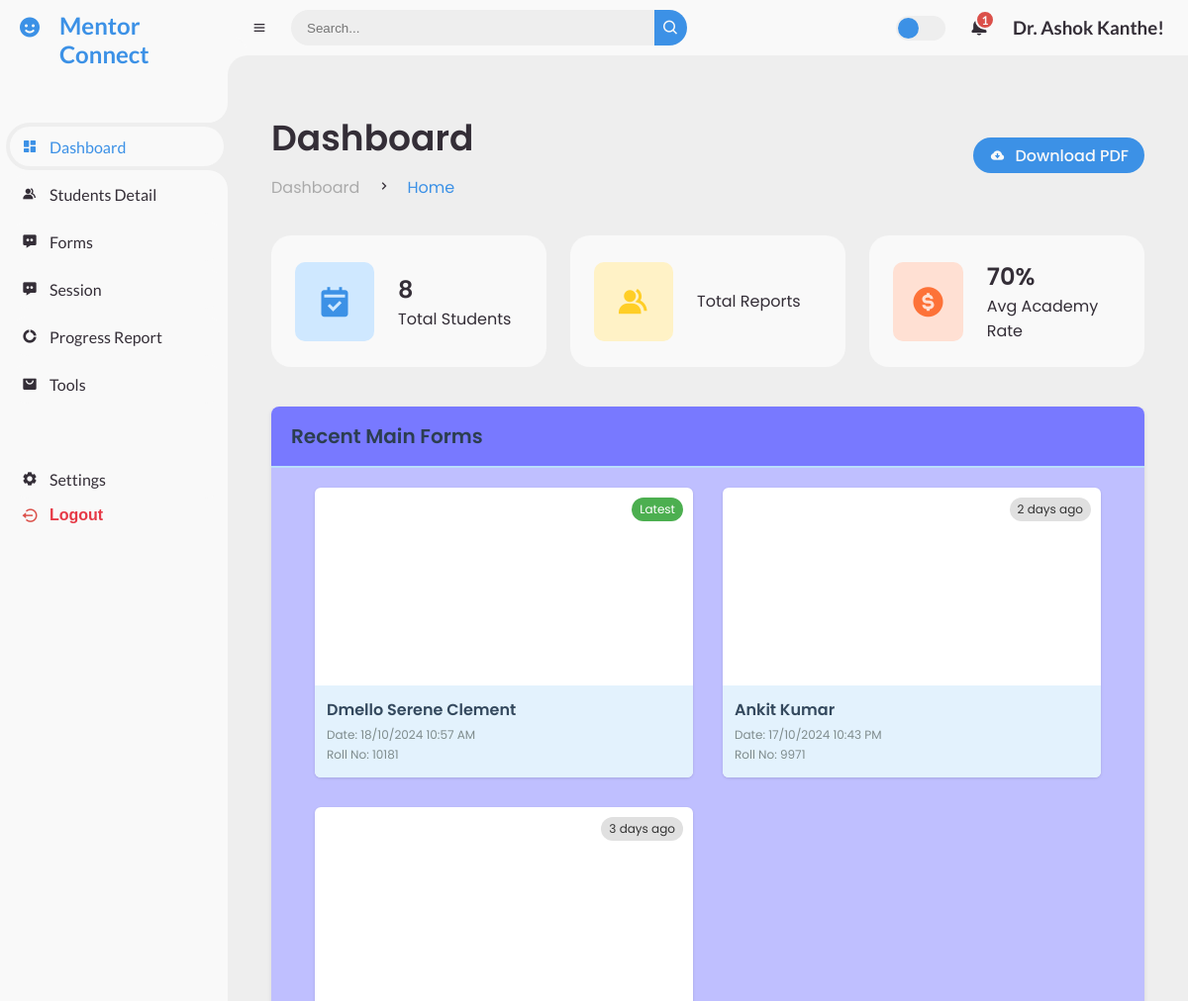
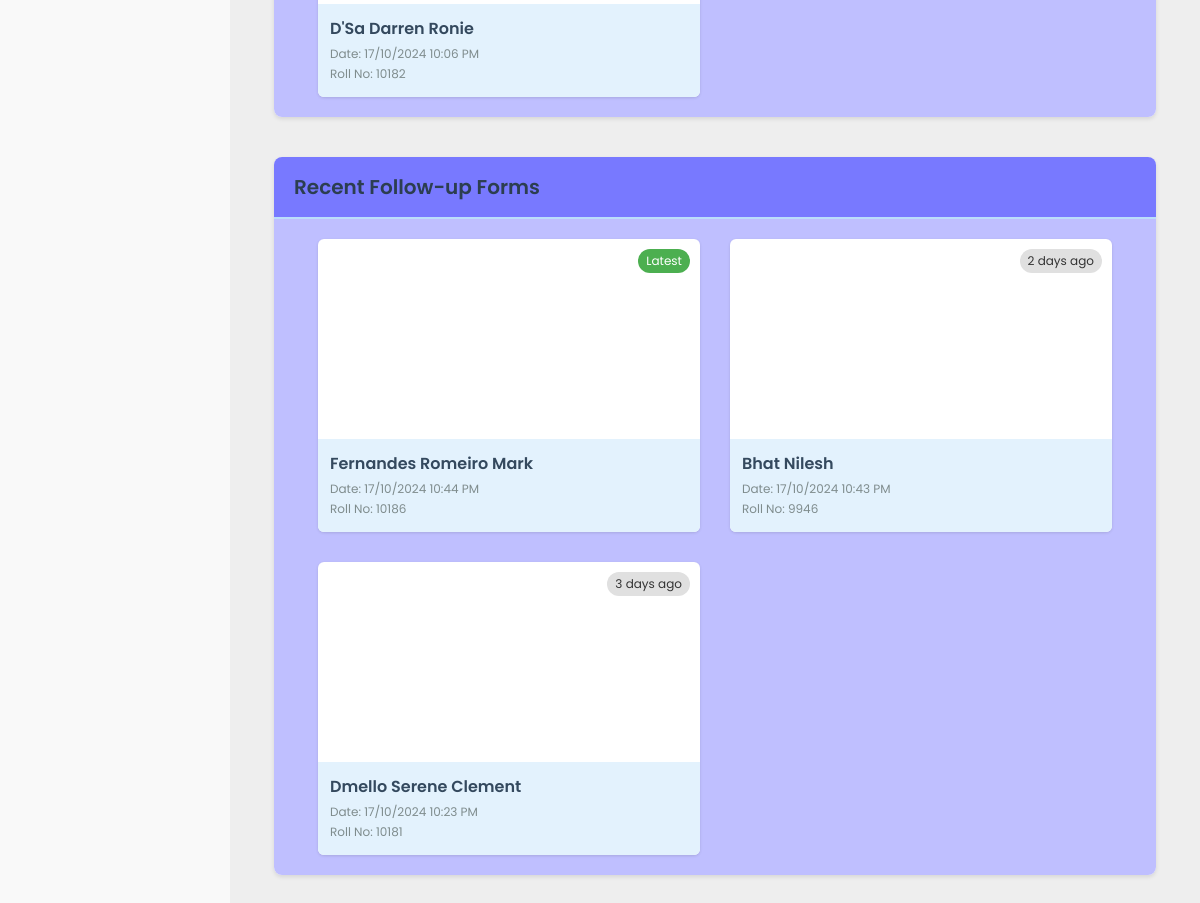
/dashboard/ (signed in), run on the app's committed database (2 pictures, top to bottom).
### mentor/models.py (models this page shows, shortened)
class StudentForm(models.Model):
    student = models.ForeignKey('MentorshipData', on_delete=models.CASCADE)
    name = models.CharField(max_length=255)
    rollno = models.CharField(max_length=100, unique=True)
    mentor_name = models.CharField(max_length=255)
    atte_ise1 = models.DecimalField(max_digits=5, decimal_places=2, default=0.00)
    atte_mse = models.DecimalField(max_digits=5, decimal_places=2, default=0.00)
    attendance = models.DecimalField(max_digits=5, decimal_places=2, default=0.00)
    cts = models.DecimalField(max_digits=5, decimal_places=2, default=0.00)
    ise1 = models.DecimalField(max_digits=5, decimal_places=2, default=0.00)
    mse = models.DecimalField(max_digits=5, decimal_places=2, default=0.00)
    semcgpa = models.DecimalField(max_digits=5, decimal_places=2, default=0.00)
    counseling_dates = models.TextField(null=True, blank=True)
    question1 = models.TextField(null=True, blank=True)  # Allow NULL values
    question2 = models.TextField(null=True, blank=True)  # Allow NULL values
    question3 = models.TextField(null=True, blank=True)  # Allow NULL values
    question4 = models.TextField(null=True, blank=True)  # Allow NULL values
    question5 = models.TextField(null=True, blank=True)  # Allow NULL values
    question6 = models.TextField(null=True, blank=True)  # Allow NULL values
    question7 = models.TextField(null=True, blank=True)  # Allow NULL values
    question8 = models.TextField(null=True, blank=True)  # Allow NULL values
    question9 = models.TextField(null=True, blank=True)  # Allow NULL values
    question10 = models.TextField(null=True, blank=True)  # Allow NULL values
    question11 = models.TextField(null=True, blank=True)  # Allow NULL values
    question12 = models.TextField(null=True, blank=True)  # Allow NULL values
    Strengths = models.TextField(null=True, blank=True)
    Weakness = models.TextField(null=True, blank=True)
    Opportunities = models.TextField(null=True, blank=True)
    Challenges = models.TextField(null=True, blank=True)
    nao = models.TextField(null=True, blank=True)
    ao = models.TextField(null=True, blank=True)
    date = models.DateTimeField(default=timezone.now)

class MentorshipData(models.Model):
    name = models.CharField(max_length=255)
    roll_number = models.CharField(max_length=50)
    division = models.CharField(max_length=10)
    faculty_mentor = models.CharField(max_length=255, null=True, blank=True)
    be_student_mentor = models.CharField(max_length=255, null=True, blank=True)
    year = models.CharField(max_length=10)
    token = models.CharField(max_length=100, null=True, blank=True)
    token_created_at = models.DateTimeField(null=True, blank=True)

class StudentFollowupForm(models.Model):
    student = models.ForeignKey('MentorshipData', on_delete=models.CASCADE)
    name = models.CharField(max_length=255)
    rollno = models.CharField(max_length=100, unique=True)
    mentor_name = models.CharField(max_length=255)
    atte_ise1 = models.DecimalField(max_digits=5, decimal_places=2, default=0.00)
    atte_mse = models.DecimalField(max_digits=5, decimal_places=2, default=0.00)
    attendance = models.DecimalField(max_digits=5, decimal_places=2, default=0.00)
    ise1 = models.DecimalField(max_digits=5, decimal_places=2, default=0.00)
    mse = models.DecimalField(max_digits=5, decimal_places=2, default=0.00)
    semcgpa = models.DecimalField(max_digits=5, decimal_places=2, default=0.00)
    counseling_dates = models.TextField(null=True, blank=True)
    question1 = models.TextField(null=True, blank=True)  # Allow NULL values
    question2 = models.TextField(null=True, blank=True)  # Allow NULL values
    question3 = models.TextField(null=True, blank=True)  # Allow NULL values
    question4 = models.TextField(null=True, blank=True)  # Allow NULL values
    question5 = models.TextField(null=True, blank=True)  # Allow NULL values
    question6 = models.TextField(null=True, blank=True)  # Allow NULL values
    question7 = models.TextField(null=True, blank=True)  # Allow NULL values
    date = models.DateTimeField(default=timezone.now)
    nao = models.TextField(null=True, blank=True)
    ao = models.TextField(null=True, blank=True)

### mentor/views.py (the view)
# urls.py: path('dashboard/', views.mentor_dashboard, name='mentor_dashboard'),
@login_required
def mentor_dashboard(request, student_id=None):
    mentor = request.user
    students = MentorshipData.objects.filter(faculty_mentor__iexact=mentor.username.replace('_', ' '))
    student = None
    if student_id:
        student = get_object_or_404(MentorshipData, id=student_id)
    recent_forms = recents(request)
    context = {
        'student': student,
        'mentor': mentor,
        'student_count': students.count(),
        'students': students,  # Pass the students to the template
        'student_names': [student.name for student in students],
        'recent_mainform': recent_forms['mainform'],
        'recent_followupform': recent_forms['followupform'],
    }
    return render(request, 'mentor_dashboard.html', context)

### mentor/templatetags/username_filters.py (called while the page is built)
@register.filter
def readable_username(value):
    return value.replace('_', ' ').title()

### mentor/views.py (called while the page is built)
@login_required
def recents(request):
    latest_forms = StudentForm.objects.all().order_by('-date')[:3]  # Now orders by both date and time
    latest_followupforms = StudentFollowupForm.objects.order_by('-date')[:3]
    recents = {
        'mainform': latest_forms,
        'followupform': latest_followupforms
    }
    return recents

### templates/mentor_dashboard.html (shortened to what this page needs)
{% extends 'base.html' %}
{% block content %}
<div class="dashboard-container">
    <div class="head-title">
        <div class="left">
            <h1>Dashboard</h1>
            <ul class="breadcrumb">
                <li>
                    <a href="#">Dashboard</a>
                </li>
                <li><i class='bx bx-chevron-right'></i></li>
                <li>
                    <a class="active" href="#">Home</a>
                </li>
            </ul>
        </div>
        <a href="#" class="btn-download">
            <i class='bx bxs-cloud-download'></i>
            <span class="text">Download PDF</span>
        </a>
    </div>
    <ul class="box-info">
        <li>
            <i class='bx bxs-calendar-check'></i>
            <span class="text">
                <h3>{{ student_count }}</h3>
                <p>Total Students</p>
            </span>
        </li>
        <li>
            <i class='bx bxs-group'></i>
            <span class="text">
                <p>Total Reports</p>
            </span>
        </li>
        <li>
            <i class='bx bxs-dollar-circle'></i>
            <span class="text">
                <h3>70%</h3>
                <p>Avg Academy Rate</p>
            </span>
        </li>
    </ul>
    <div class="section-wrapper">
        <h2 class="section-title">Recent Main Forms</h2>
        <div class="section-content">
            <div class="recent">
                {% for form in recent_mainform %}
                <div class="form-item">
                    <span class="recency-label">{% if forloop.first %}Latest{% else %}{{ forloop.counter }} days ago{% endif %}</span>
                    <a href="{% url 'form_student' form.student.id mentor.id %}" class="form-link">
                        <div class="preview-container">
                            <iframe src="{% url 'form_student' form.student.id mentor.id %}?preview=true" title="Mentor Form Preview"></iframe>
                        </div>
                        <div class="form-info">
                            <h3>{{ form.name }}</h3>
                            <p>Date: {{ form.date|date:"d/m/Y h:i A" }}</p>
                            <p>Roll No: {{ form.rollno }}</p>
                        </div>
                    </a>
                </div>
                {% empty %}
                <div class="form-item no-data">
                    <p>No recent main forms available</p>
                </div>
                {% endfor %}
            </div>
        </div>
    </div>
    <div class="section-wrapper">
        <h2 class="section-title">Recent Follow-up Forms</h2>
        <div class="section-content">
            <div class="recent">
                {% for followup in recent_followupform %}
                <div class="form-item">
                    <span class="recency-label">{% if forloop.first %}Latest{% else %}{{ forloop.counter }} days ago{% endif %}</span>
                    <a href="{% url 'followup_form_student' followup.student.id mentor.id %}" class="form-link">
                        <div class="preview-container">
                            <iframe src="{% url 'followup_form_student' followup.student.id mentor.id %}?preview=true" title="Followup Form Preview"></iframe>
                        </div>
                        <div class="form-info">
                            <h3>{{ followup.name }}</h3>
                            <p>Date: {{ followup.date|date:"d/m/Y h:i A" }}</p>
                            <p>Roll No: {{ followup.rollno }}</p>
                        </div>
                    </a>
                </div>
                {% empty %}
                <div class="form-item no-data">
                    <p>No recent follow-up forms available</p>
                </div>
                {% endfor %}
            </div>
        </div>
    </div>
</div>
{% endblock %}

### templates/base.html (shortened to what this page needs)
{% load static %}
{% load username_filters %}
<!DOCTYPE html>
<html lang="en">
<head>
    <link rel="stylesheet" href="{% static 'CSS/mentor_dashboard.css' %}">
    <link href='https://unpkg.com/boxicons@2.0.9/css/boxicons.min.css' rel='stylesheet'>
</head>
<body class="{% block body_class %}{% endblock %}">
<section id="sidebar">
    <a href="#" class="brand">
        <i class='bx bxs-smile'></i>
        <span class="text">Mentor Connect</span>
    </a>
    <ul class="side-menu top">
        <li class="{% if request.path == '/dashboard/' %}active{% endif %}">
            <a href="/dashboard/">
                <i class='bx bxs-dashboard'></i>
                <span class="text">Dashboard</span>
            </a>
        </li>
        <li class="{% if '/student_detail/' in request.path %}active{% endif %}">
            <a href="/student_detail/">
                <i class='bx bxs-group'></i>
                <span class="text">Students Detail</span>
            </a>
        </li>
        <li class="{% if request.path == '/form_dashboard/' %}active{% endif %}">
            <a href="/form_dashboard/">
                <i class='bx bxs-message-dots'></i>
                <span class="text">Forms</span>
            </a>
        </li>
        <li class="{% if request.path == '/sessions/' %}active{% endif %}">
            <a href="/sessions/">
                <i class='bx bxs-message-dots'></i>
                <span class="text">Session</span>
            </a>
        </li>
        <li class="{% if request.path == '/progress_report/' %}active{% endif %}">
            <a href="/progress_report/">
                <i class='bx bxs-doughnut-chart'></i>
                <span class="text">Progress Report</span>
            </a>
        </li>
        <li class="{% if request.path == '/tools/' %}active{% endif %}">
            <a href="/tools/">
                <i class='bx bxs-shopping-bag-alt'></i>
                <span class="text">Tools</span>
            </a>
        </li>
    </ul>
    <ul class="side-menu">
        <li class="{% if request.path == '/settings/' %}active{% endif %}">
            <a href="/settings/">
                <i class='bx bxs-cog'></i>
                <span class="text">Settings</span>
            </a>
        </li>
        <li>
            <form method="post" action="{% url 'logout' %}" style="display: inline;">
                <button type="submit" class="logout" style="background: none; border: none; color: inherit; cursor: pointer;">
                    <i class='bx bx-log-out-circle'></i>
                    <span class="text">Logout</span>
                </button>
            </form>
        </li>
    </ul>
</section>
    <section id="content">
        <nav >
            <i class='bx bx-menu'></i>
            <form action="#">
                <div class="form-input">
                    <input type="search" placeholder="Search...">
                    <button type="submit" class="search-btn"><i class='bx bx-search'></i></button>
                </div>
            </form>
            <label for="switch-mode" class="switch-mode"></label>
            <a href="#" class="notification">
                <span class="num">1</span>
            </a>
            <a href="#" class="profile">
                <h1>{{ user.username|readable_username }}!</h1>
            </a>
        </nav>
        <main>
            {% block content %}
            {% endblock %}
        </main>
</body>
</html>

### templates/mentor_dashboard.html (style rules this page uses)
.recent { width: 100%; display: grid; grid-template-columns: repeat(3, 1fr); grid-gap: 10px; margin-top: 36px; padding: 0 24px; }
.form-item { padding: 0; background: var(--light); border-radius: 20px; display: flex; flex-direction: column; box-shadow: 0 2px 8px rgba(0, 0, 0, 0.1); width: 100%; max-width: 100%; overflow: hidden; transition: transform 0.3s ease-in-out; position: relative; }
.form-link { text-decoration: none; color: inherit; display: block; }
.preview-container { width: 100%; height: 200px; overflow: hidden; position: relative; }
.form-item iframe { width: 181%; height: 215%; border: none; transform: scale(0.74); transform-origin: center; position: absolute; top: -90%; left: -43.18%; pointer-events: none; }
.form-info { padding: 16px; text-align: left; background-color: #e3f2fd; }
.form-info h3 { font-size: 18px; font-weight: 600; margin-bottom: 8px; color: var(--dark); }
.form-info p { font-size: 14px; color: var(--dark-grey); margin-bottom: 4px; }
.section-title { font-size: 24px; font-weight: 600; color: var(--dark); margin-bottom: 20px; padding: 0 24px; }
.dashboard-container { padding: 20px; background-color: transparent; }
.section-wrapper { margin-top: 40px; margin-bottom: 30px; background-color: #ffffff; border-radius: 8px; box-shadow: 0 2px 4px rgba(0, 0, 0, 0.1); overflow: hidden; }
.section-title { font-size: 20px; font-weight: 600; color: #2c3e50; padding: 15px 20px; background-color: #7879FF; border-bottom: 2px solid #bbdefb; margin: 0; }
.section-content { padding: 20px; background-color: #BFBFFF; }
.recent { display: grid; grid-template-columns: repeat(auto-fill, minmax(300px, 1fr)); grid-gap: 30px; margin-top: 0; }
.form-item { background: #ffffff; border-radius: 6px; box-shadow: 0 1px 3px rgba(0, 0, 0, 0.12); overflow: hidden; transition: transform 0.2s ease-in-out; }
.form-info { padding: 12px; }
.form-info h3 { font-size: 16px; font-weight: 600; margin-bottom: 4px; color: #34495e; }
.form-info p { font-size: 12px; color: #7f8c8d; margin-bottom: 2px; }
.recency-label { position: absolute; top: 10px; right: 10px; padding: 3px 8px; font-size: 12px; border-radius: 12px; background-color: #e0e0e0; color: #333; }
.form-item:first-child .recency-label { background-color: #4caf50; color: white; }

### data on the page
StudentForm: shows "Latest", name "Dmello Serene Clement", date "18/10/2024 10:57 AM", rollno "10181"
StudentForm: name "Ankit Kumar", date "17/10/2024 10:43 PM", rollno "9971"
StudentForm: name "D'Sa Darren Ronie", date "17/10/2024 10:06 PM", rollno "10182"
StudentFollowupForm: shows "Latest", name "Fernandes Romeiro Mark", date "17/10/2024 10:44 PM", rollno "10186"
StudentFollowupForm: name "Bhat Nilesh", date "17/10/2024 10:43 PM", rollno "9946"
StudentFollowupForm: name "Dmello Serene Clement", date "17/10/2024 10:23 PM", rollno "10181"

### other printed values
{{ user.username|readable_username }} "Dr. Ashok Kanthe"
{{ student_count }} "8"
